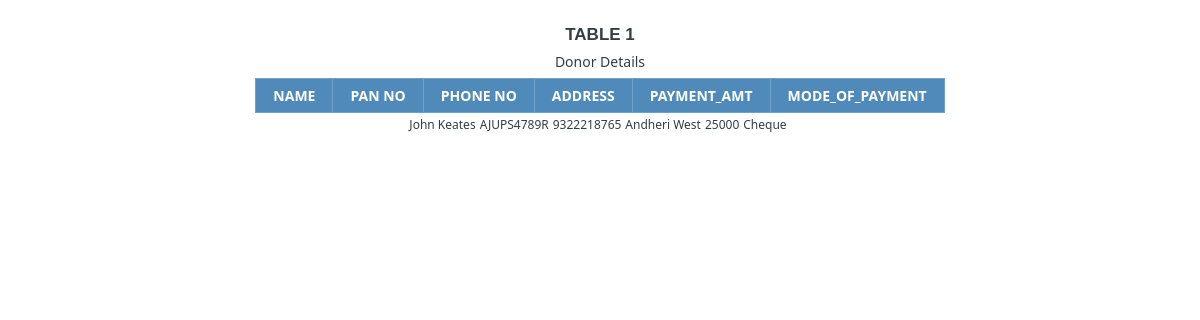
The app's page /donor_detail.php, older data.
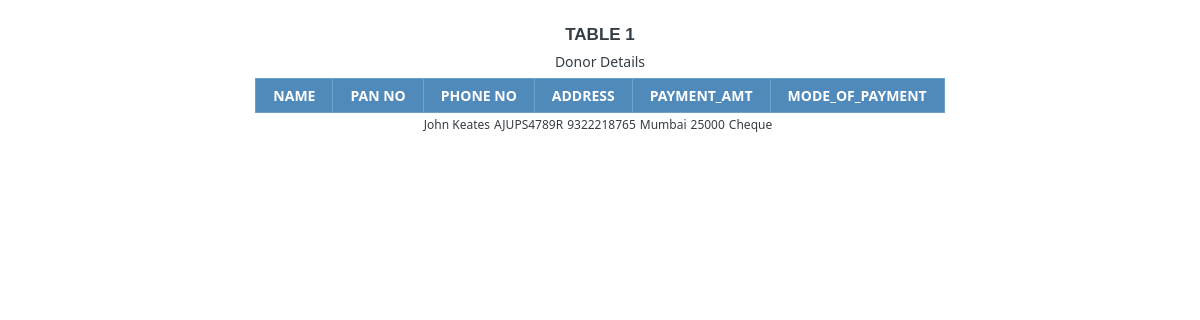
The same page, newer data.
### tables this page shows
CREATE TABLE `donor` (
  `id` int(11) NOT NULL,
  `name` text,
  `pan_no` varchar(11) DEFAULT NULL,
  `phone_no` varchar(10) DEFAULT NULL,
  `address` varchar(100) DEFAULT NULL,
  `payment_amt` int(10) DEFAULT NULL,
  `mode_of_payment` varchar(10) NOT NULL,
  `purpose_of_donation` varchar(100) NOT NULL,
  `Date And Time Of Donation` timestamp NOT NULL DEFAULT CURRENT_TIMESTAMP ON UPDATE CURRENT_TIMESTAMP,
  `email_id` varchar(100) NOT NULL,
  `password` varchar(20) NOT NULL
);

### donor_detail.php (the view, shortened to what this page needs)
<html>
<head>
</head>
<body>
<h1>Table 1</h1>
<table class="data-table">
    <caption class="title">Donor Details</caption>
    <thead>
    <tr>
        <th>Name</th>
        <th>Pan no</th>
        <th>Phone No</th>
        <th>Address</th>
        <th>Payment_amt</th>
        <th>Mode_of_payment</th>
    </tr>
    </thead>
    <tbody>
    <?php
    include_once('connection.php');
    $donor_id="1";
    echo "<table>";
    if($stmt = $connection->prepare("SELECT * FROM donor WHERE id = ?")) {
        $stmt->bind_param("i", $donor_id);
        $stmt->execute();
        $stmt->bind_result($id, $name, $pan_no,$phone_no, $address,$payment_amt,$mode_of_payment,$purpose_of_donation );
        while ($stmt->fetch()) {
            echo "<tr><td>";
            echo "$name</td><td>";
            echo "$pan_no</td><td>";
            echo "$phone_no</td><td>";
            echo "$address</td><td>";
            echo "$payment_amt</td><td>";
            echo "$mode_of_payment</td><td>";
        }
    }
    ?>
    </tbody>
</table>

Row changes from the older to the newer data that the page shows:
changed donor "John Keates": address "Andheri West" → "Mumbai"
